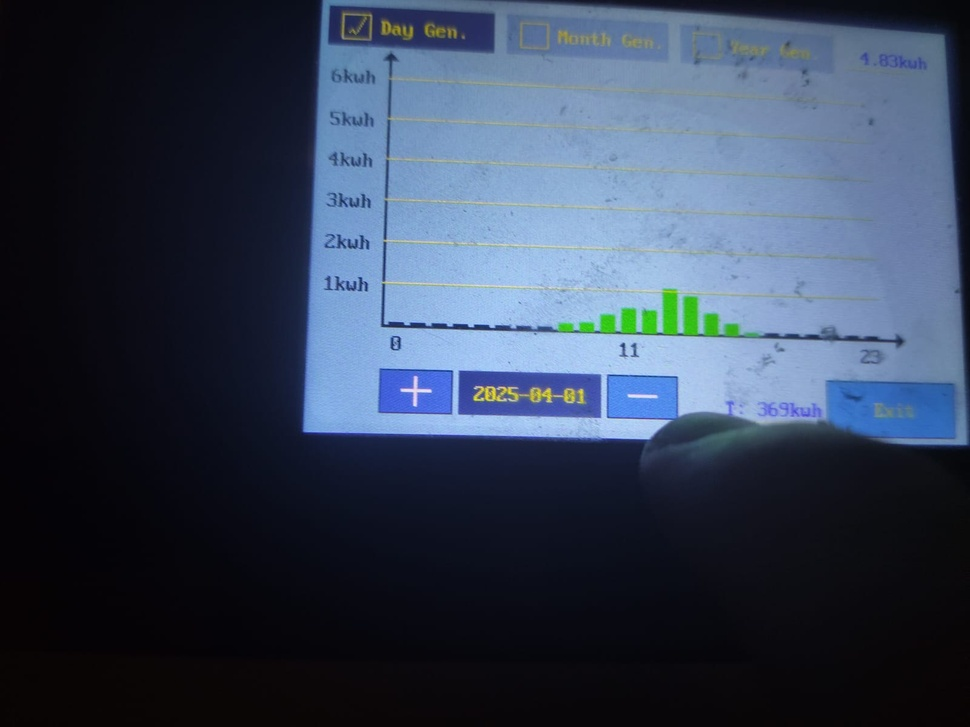
#> input picture Inverter Data/1.jpeg, 970 x 727 px, shrunk from 1600 x 1200 before the run; its folder holds only this picture in this run
$ python -i Data_reading.py   (imports and definitions only)
#> lines starting #> are read from the running program, lines starting #| are printed output that depends on the picture; after the words box and inside, x2 and y2 are one past the last pixel; in counts of white or black regions, pixels touching at a corner belong together
#> further down, picture is the input picture: shape (727, 970, 3); mean B, G, R 85.5, 65.3, 53.5
import cv2
import numpy as np
import os

def extract_yellow_lines(image):
    """Detect horizontal yellow lines and return their Y positions (sorted from top to bottom)."""
    hsv = cv2.cvtColor(image, cv2.COLOR_BGR2HSV)
#> hsv: shape (727, 970, 3); mean H, S, V 113.9, 112.3, 86.6
    yellow_lower = np.array([20, 100, 100])
    yellow_upper = np.array([40, 255, 255])
    mask = cv2.inRange(hsv, yellow_lower, yellow_upper)
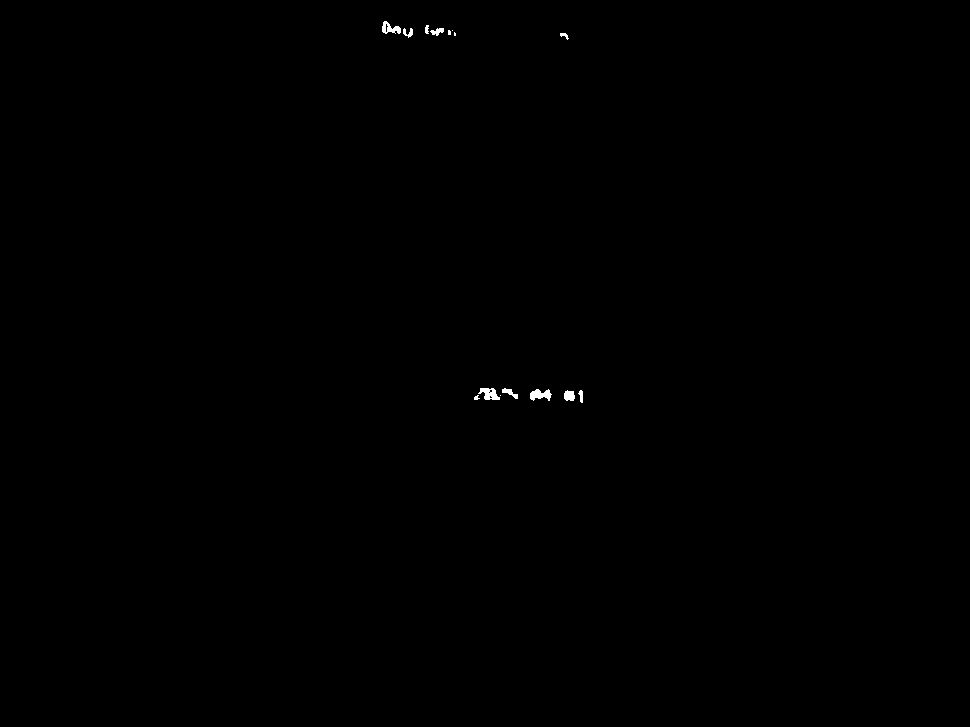
#> mask: shape (727, 970); 0.13% white; 15 white regions (5 under 20 px), largest, box (x1, y1, x2, y2) and area: (530, 389, 552, 401) 167, (478, 388, 500, 400) 163, (382, 21, 401, 34) 137

    # Morphology to enhance lines
    kernel = np.ones((1, 10), np.uint8)
    mask = cv2.morphologyEx(mask, cv2.MORPH_OPEN, kernel)
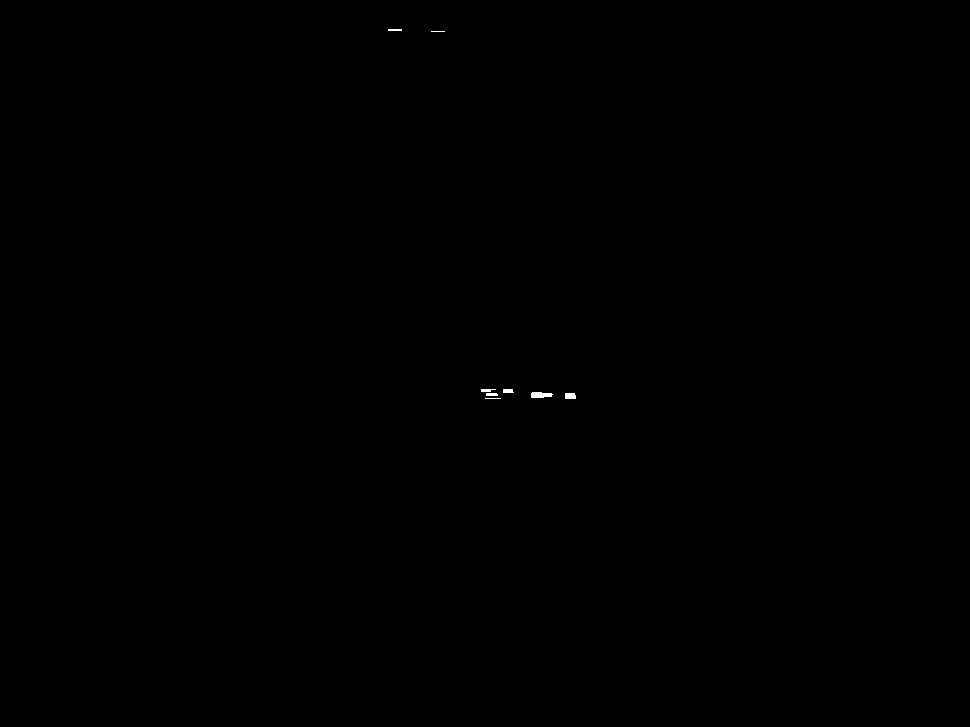
#> mask: shape (727, 970); 0.05% white; 8 white regions (2 under 20 px)

    # Find contours (lines)
    contours, _ = cv2.findContours(mask, cv2.RETR_EXTERNAL, cv2.CHAIN_APPROX_SIMPLE)
#> contours = 8 contours, 4 with area under 20; largest, box (x1, y1, x2, y2) and area: (531, 392, 553, 398) 84, (565, 393, 576, 399) 48, (503, 389, 514, 393) 28, (486, 393, 498, 396) 22
    y_positions = [cv2.boundingRect(c)[1] for c in contours]
#> y_positions = [398, 393, 393, 392, 389, 389, 31, 29]
    y_positions = sorted(y_positions)
#> y_positions = [29, 31, 389, 389, 392, 393, 393, 398]

    return y_positions

# [50 lines left out: functions extract_green_bars, process_images_in_directory, not called in this run]

# Example usage
# [5 lines not run here, left out]

>>> import cv2
>>> picture = cv2.imread('Inverter Data/1.jpeg')
>>> result = extract_yellow_lines(picture)
#> result = [29, 31, 389, 389, 392, 393, 393, 398]

$ run again, on Inverter Data/10.jpeg
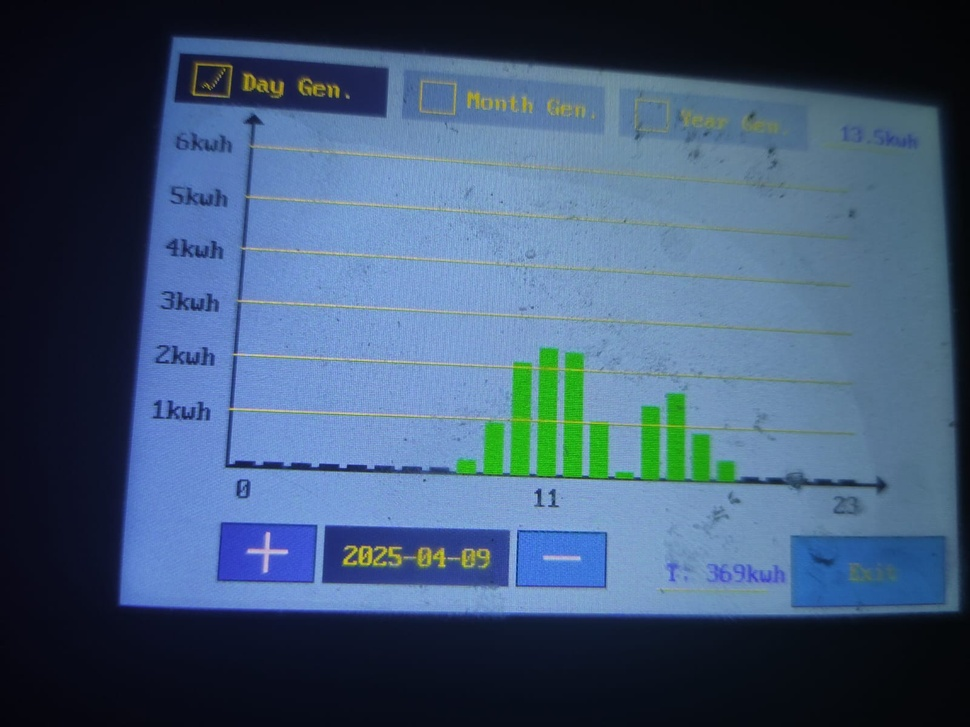
#> input picture Inverter Data/10.jpeg, 970 x 727 px, shrunk from 1600 x 1200 before the run
#> picture is the input picture: shape (727, 970, 3); mean B, G, R 116.7, 88.2, 64.8
#> hsv: shape (727, 970, 3); mean H, S, V 107.3, 131, 119.7
#> in extract_yellow_lines, `mask = cv2.inRange(hsv, yellow_lower, yellow_upper)`:
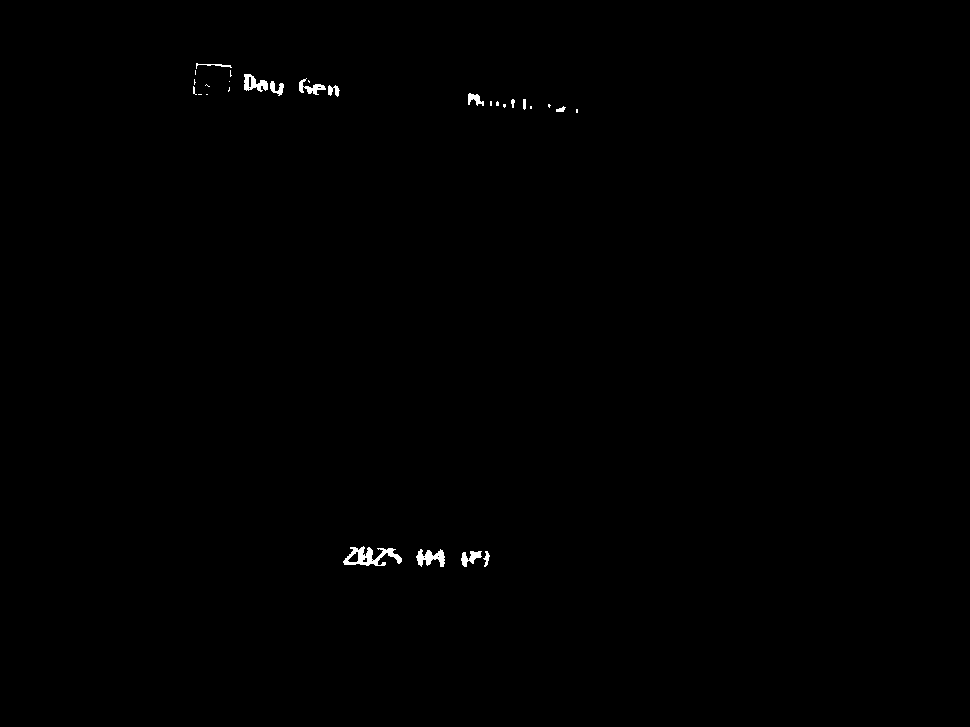
#> mask: shape (727, 970); 0.3% white; 29 white regions (16 under 20 px), largest, box (x1, y1, x2, y2) and area: (343, 546, 402, 566) 551, (416, 549, 445, 567) 301, (244, 74, 268, 92) 245
#> contours = 16 contours, 9 with area under 20; largest, box (x1, y1, x2, y2) and area: (344, 561, 379, 565) 66, (417, 555, 446, 560) 52, (471, 552, 483, 558) 49, (245, 83, 269, 88) 40, (469, 95, 481, 99) 32, (306, 88, 327, 91) 28, (383, 550, 395, 553) 20
#> in extract_yellow_lines, `y_positions = [cv2.boundingRect(c)[1] for c in contours]`: y_positions = [565, 561, 560, 556, 555, 554, 552, 550, 550, 95, 91, 88, 85, 83, 76, 64]
#> in extract_yellow_lines, `y_positions = sorted(y_positions)`: y_positions = [64, 76, 83, 85, 88, 91, 95, 550, 550, 552, 554, 555, 556, 560, 561, 565]
#> result has the same summary as y_positions in extract_yellow_lines
